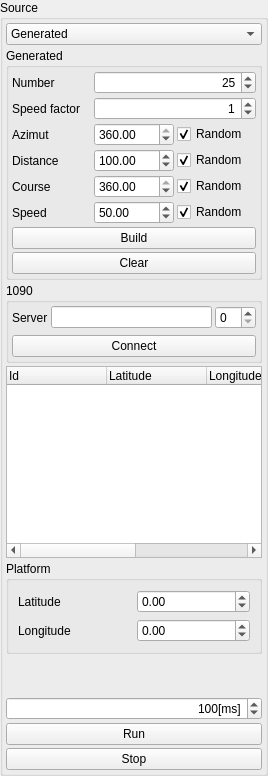
     <widget class="QGroupBox" name="gbxSource">
      <property name="title">
       <string>Source</string>
      </property>
      <layout class="QGridLayout" name="gridLayout_10">
       <property name="leftMargin">
        <number>3</number>
       </property>
       <property name="topMargin">
        <number>3</number>
       </property>
       <property name="rightMargin">
        <number>3</number>
       </property>
       <property name="bottomMargin">
        <number>3</number>
       </property>
       <property name="spacing">
        <number>3</number>
       </property>
       <item row="0" column="0">
        <widget class="QComboBox" name="comboBox">
         <item>
          <property name="text">
           <string>Generated</string>
          </property>
         </item>
         <item>
          <property name="text">
           <string>1090</string>
          </property>
         </item>
         <item>
          <property name="text">
           <string>ObelixInput</string>
          </property>
         </item>
        </widget>
       </item>
       <item row="2" column="0">
        <widget class="QGroupBox" name="groupBox_11">
         <property name="title">
          <string>1090</string>
         </property>
         <layout class="QGridLayout" name="gridLayout_11">
          <property name="leftMargin">
           <number>3</number>
          </property>
          <property name="topMargin">
           <number>3</number>
          </property>
          <property name="rightMargin">
           <number>3</number>
          </property>
          <property name="bottomMargin">
           <number>3</number>
          </property>
          <property name="horizontalSpacing">
           <number>3</number>
          </property>
          <item row="0" column="2">
           <widget class="QSpinBox" name="spinBox"/>
          </item>
          <item row="0" column="1">
           <widget class="QLineEdit" name="lineEdit"/>
          </item>
          <item row="0" column="0">
           <widget class="QLabel" name="label_26">
            <property name="text">
             <string>Server</string>
            </property>
           </widget>
          </item>
          <item row="1" column="0" colspan="3">
           <widget class="QPushButton" name="pushButton">
            <property name="text">
             <string>Connect</string>
            </property>
           </widget>
          </item>
         </layout>
        </widget>
       </item>
       <item row="8" column="0">
        <widget class="QPushButton" name="pbxStopSim">
         <property name="text">
          <string>Stop</string>
         </property>
        </widget>
       </item>
       <item row="1" column="0">
        <widget class="QGroupBox" name="groupBox_8">
         <property name="title">
          <string>Generated</string>
         </property>
         <layout class="QGridLayout" name="gridLayout_9">
          <property name="leftMargin">
           <number>3</number>
          </property>
          <property name="topMargin">
           <number>3</number>
          </property>
          <property name="rightMargin">
           <number>3</number>
          </property>
          <property name="bottomMargin">
           <number>3</number>
          </property>
          <property name="spacing">
           <number>3</number>
          </property>
          <item row="2" column="0">
           <widget class="QLabel" name="label_25">
            <property name="text">
             <string>Azimut</string>
            </property>
           </widget>
          </item>
          <item row="2" column="1">
           <widget class="QDoubleSpinBox" name="sbxSimAz">
            <property name="maximum">
             <double>360.000000000000000</double>
            </property>
            <property name="value">
             <double>360.000000000000000</double>
            </property>
           </widget>
          </item>
          <item row="1" column="0">
           <widget class="QLabel" name="label_21">
            <property name="text">
             <string>Speed factor</string>
            </property>
           </widget>
          </item>
          <item row="4" column="0">
           <widget class="QLabel" name="label_22">
            <property name="text">
             <string>Course</string>
            </property>
           </widget>
          </item>
          <item row="1" column="1" colspan="2">
           <widget class="QSpinBox" name="sbxSimSpeedFactor">
            <property name="alignment">
             <set>Qt::AlignRight|Qt::AlignTrailing|Qt::AlignVCenter</set>
            </property>
            <property name="value">
             <number>1</number>
            </property>
           </widget>
          </item>
          <item row="4" column="2">
           <widget class="QCheckBox" name="ckxRandomSimCourse">
            <property name="text">
             <string>Random</string>
            </property>
            <property name="checked">
             <bool>true</bool>
            </property>
           </widget>
          </item>
          <item row="0" column="1" colspan="2">
           <widget class="QSpinBox" name="sbxNbSimTracks">
            <property name="alignment">
             <set>Qt::AlignRight|Qt::AlignTrailing|Qt::AlignVCenter</set>
            </property>
            <property name="maximum">
             <number>999</number>
            </property>
            <property name="value">
             <number>25</number>
            </property>
           </widget>
          </item>
          <item row="5" column="0">
           <widget class="QLabel" name="label_23">
            <property name="text">
             <string>Speed</string>
            </property>
           </widget>
          </item>
          <item row="3" column="1">
           <widget class="QDoubleSpinBox" name="sbxSimDist">
            <property name="maximum">
             <double>200.000000000000000</double>
            </property>
            <property name="value">
             <double>100.000000000000000</double>
            </property>
           </widget>
          </item>
          <item row="5" column="1">
           <widget class="QDoubleSpinBox" name="sbxSimSpeed">
            <property name="maximum">
             <double>999.000000000000000</double>
            </property>
            <property name="value">
             <double>50.000000000000000</double>
            </property>
           </widget>
          </item>
          <item row="0" column="0">
           <widget class="QLabel" name="label_20">
            <property name="text">
             <string>Number</string>
            </property>
           </widget>
          </item>
          <item row="4" column="1">
           <widget class="QDoubleSpinBox" name="sbxSimCourse">
            <property name="maximum">
             <double>360.000000000000000</double>
            </property>
            <property name="value">
             <double>360.000000000000000</double>
            </property>
           </widget>
          </item>
          <item row="3" column="0">
           <widget class="QLabel" name="label_24">
            <property name="text">
             <string>Distance</string>
            </property>
           </widget>
          </item>
          <item row="5" column="2">
           <widget class="QCheckBox" name="ckxRandomSimSpeed">
            <property name="text">
             <string>Random</string>
            </property>
            <property name="checked">
             <bool>true</bool>
            </property>
           </widget>
          </item>
          <item row="2" column="2">
           <widget class="QCheckBox" name="ckxRandomSimAz">
            <property name="text">
             <string>Random</string>
            </property>
            <property name="checked">
             <bool>true</bool>
            </property>
           </widget>
          </item>
          <item row="3" column="2">
           <widget class="QCheckBox" name="ckxRandomSimDist">
            <property name="text">
             <string>Random</string>
            </property>
            <property name="checked">
             <bool>true</bool>
            </property>
           </widget>
          </item>
          <item row="6" column="0" colspan="3">
           <widget class="QPushButton" name="pbxBuildSimGenerated">
            <property name="text">
             <string>Build</string>
            </property>
           </widget>
          </item>
          <item row="7" column="0" colspan="3">
           <widget class="QPushButton" name="pbxClearSimGenerated">
            <property name="text">
             <string>Clear</string>
            </property>
           </widget>
          </item>
         </layout>
        </widget>
       </item>
       <item row="3" column="0">
        <widget class="QTreeWidget" name="trwTrackTree">
         <column>
          <property name="text">
           <string>Id</string>
          </property>
         </column>
         <column>
          <property name="text">
           <string>Latitude</string>
          </property>
         </column>
         <column>
          <property name="text">
           <string>Longitude</string>
          </property>
         </column>
         <column>
          <property name="text">
           <string>Bearing</string>
          </property>
         </column>
         <column>
          <property name="text">
           <string>Distance</string>
          </property>
         </column>
        </widget>
       </item>
       <item row="6" column="0">
        <widget class="QSpinBox" name="sbxSimPeriod">
         <property name="alignment">
          <set>Qt::AlignRight|Qt::AlignTrailing|Qt::AlignVCenter</set>
         </property>
         <property name="suffix">
          <string>[ms]</string>
         </property>
         <property name="minimum">
          <number>10</number>
         </property>
         <property name="maximum">
          <number>9999</number>
         </property>
         <property name="value">
          <number>100</number>
         </property>
        </widget>
       </item>
       <item row="7" column="0">
        <widget class="QPushButton" name="pbxRunSim">
         <property name="text">
          <string>Run</string>
         </property>
        </widget>
       </item>
       <item row="5" column="0">
        <spacer name="verticalSpacer_3">
         <property name="orientation">
          <enum>Qt::Vertical</enum>
         </property>
         <property name="sizeHint" stdset="0">
          <size>
           <width>20</width>
           <height>40</height>
          </size>
         </property>
        </spacer>
       </item>
       <item row="4" column="0">
        <widget class="QGroupBox" name="groupBox_2">
         <property name="title">
          <string>Platform</string>
         </property>
         <layout class="QGridLayout" name="gridLayout_12">
          <item row="0" column="0">
           <widget class="QLabel" name="label_34">
            <property name="text">
             <string>Latitude</string>
            </property>
           </widget>
          </item>
          <item row="0" column="1">
           <widget class="QDoubleSpinBox" name="sbxPlatformLat">
            <property name="decimals">
             <number>2</number>
            </property>
            <property name="minimum">
             <double>-90.000000000000000</double>
            </property>
            <property name="maximum">
             <double>90.000000000000000</double>
            </property>
            <property name="singleStep">
             <double>0.010000000000000</double>
            </property>
           </widget>
          </item>
          <item row="1" column="0">
           <widget class="QLabel" name="label_35">
            <property name="text">
             <string>Longitude</string>
            </property>
           </widget>
          </item>
          <item row="1" column="1">
           <widget class="QDoubleSpinBox" name="sbxPlatformLong">
            <property name="minimum">
             <double>-180.000000000000000</double>
            </property>
            <property name="maximum">
             <double>180.000000000000000</double>
            </property>
            <property name="singleStep">
             <double>0.010000000000000</double>
            </property>
           </widget>
          </item>
         </layout>
        </widget>
       </item>
      </layout>
     </widget>
